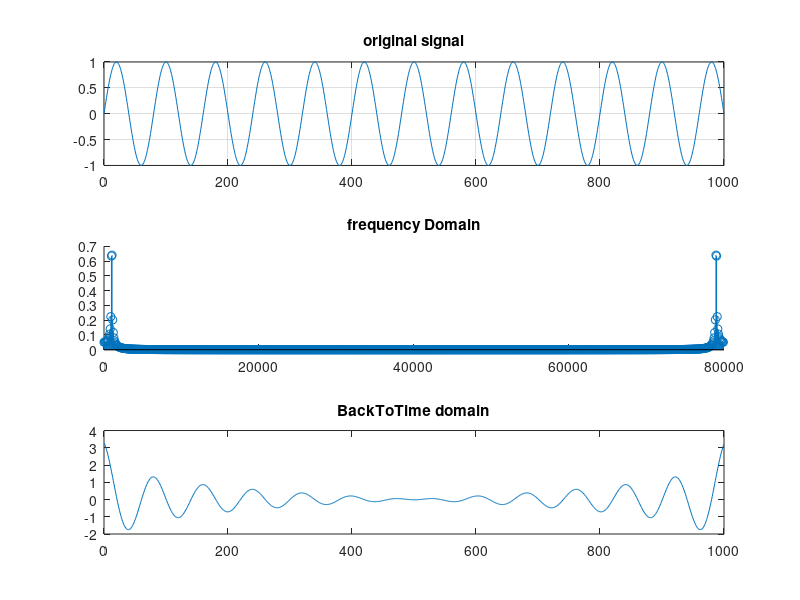

The MATLAB script that drew this image:
sf = 80000;
dt = 1/ sf;
n = 0:1000;
x = sin(2*pi*(1000/sf)*n);
subplot(3,1,1)
plot(n,x);
title("original signal");
grid on;

freq = fft(x);
subplot ( 3,1,2);
hold on;
mag = abs(freq);
stem((n*sf)/length(n),2*mag/length(n));
title("frequency Domain");

backTotime = ifft(mag);
magT = real(backTotime);
subplot(3,1,3);
plot(n,magT);
title("BackToTime domain");